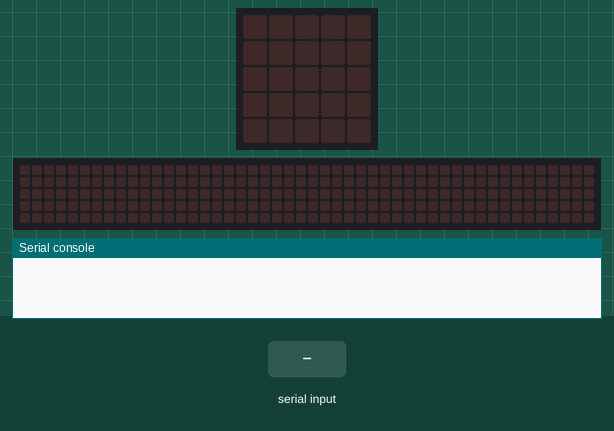
This program was run on a simulated BBC micro:bit running MicroPython. Parts: the board's 5×5 LED display, a strip that is not on the board, showing the scrolling text unrolled, the last lines printed to the serial console. Inputs (shaded band) come from the test bench. The 48×5 strip is a reading aid, not a part: it shows the text the display is scrolling, unrolled, one strip-width of it at a time. At 5.8 s the program stops and its outputs stay as they are.

Above: at 1.2 s.
1.3 s: "1\n" received over the second serial link
At 1.38 s:
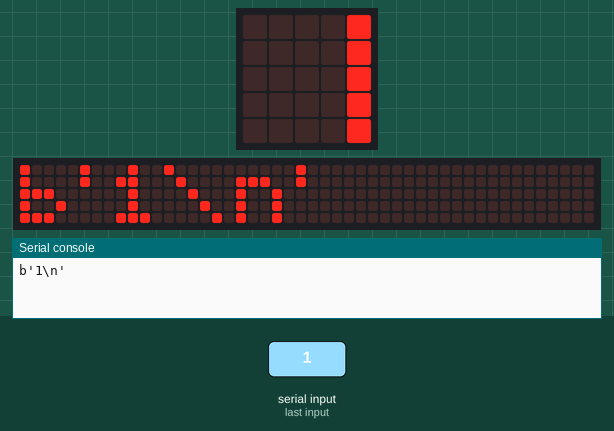
At 5.65 s:
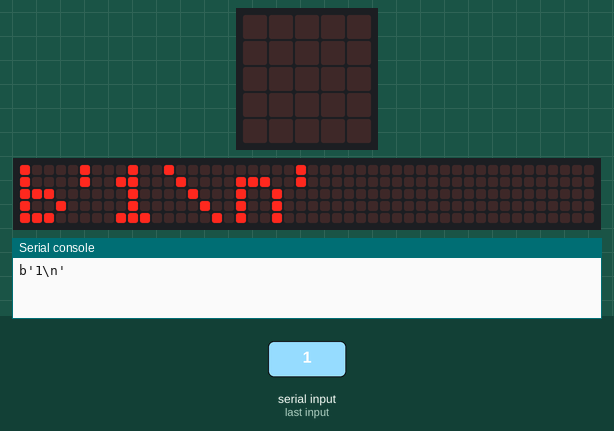
Timing chart, 0 to 7.2 s (numbered marks = the images above; inputs shaded):
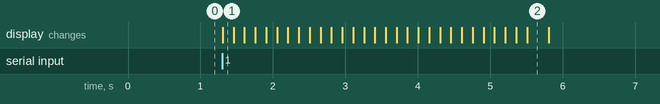

Measured:
- after the input at 1.3 s, the display: changes at once (image 1)

The program:

lorawan2.py
```python
from microbit import *

class BaudRate():
    BAUD_RATE9600 = 9600
    BAUD_RATE14400 = 14400
    BAUD_RATE19200 = 19200
    BAUD_RATE38400 = 38400
    BAUD_RATE57600 = 57600
    BAUD_RATE115200 = 115200
    BAUD_RATE128000 = 128000
    BAUD_RATE256000 = 256000

class LoRaWan():

    DEFAULT_TRANSMITTER = pin14
    DEFAULT_RECEIVER = pin0
    DEFAULT_BAUDRATE = 9600
    END = "\r\n"
    DEFAULT_TIMEOUT = 5000

    def __init__(self, baudrate:int = 9600, tx=None, rx=None):
        if tx is None:
            tx = self.DEFAULT_TRANSMITTER
        elif rx is None:
            rx = self.DEFAULT_RECEIVER

        self.tx = tx
        self.rx = rx
        self.baudrate = baudrate

        uart.init(baudrate=baudrate, tx=tx, rx=rx)

    def send_command(self, cmd:str, timeout = None):
        if timeout is None:
            timeout = self.DEFAULT_TIMEOUT
        new_cmd = cmd + self.END
        uart.write(new_cmd)
        response = self.check_response(timeout)
        return str(response)

    def check_response(self, timeout:int=5000):
        t = round(timeout / 100)
        val = "Pas de réponse"
        for i in range(100):
            if uart.any():
                val = uart.read()
                break
            sleep(t)
        return val

    def display_result(self, string:str):
        """Affiche une chaîne de charactères via UART"""
        uart.init(BaudRate.BAUD_RATE115200)
        uart.write(string + "\n")
        uart.init(self.baudrate, tx=self.tx, rx=self.rx)

    def show_IDs(self, timeout = None):
        """Envoie une commande AT pour montrer les IDENTIFIANTS de l'appareil"""
        if timeout is None:
            timeout = self.DEFAULT_TIMEOUT
        dev_eui = self.send_command("AT+ID=DevEui", timeout)
        app_eui = self.send_command("AT+ID=AppEui", timeout)
        self.display_result(dev_eui)
        self.display_result(app_eui)

    def wake_up(self):
        """Set the Low Power mode to  AUTOOFF"""
        wakeup = bytes([0xFF, 0xFF, 0xFF, 0xFF])
        cmd = b"AT+LOWPOWER=AUTOOFF\r\n"

        uart.write(wakeup + cmd)

        return self.check_response()

lora = LoRaWan(baudrate=BaudRate.BAUD_RATE115200)
val = lora.wake_up()

uart.init(115200)
uart.write(str(val) + "\n")
display.scroll(str(val))
```
